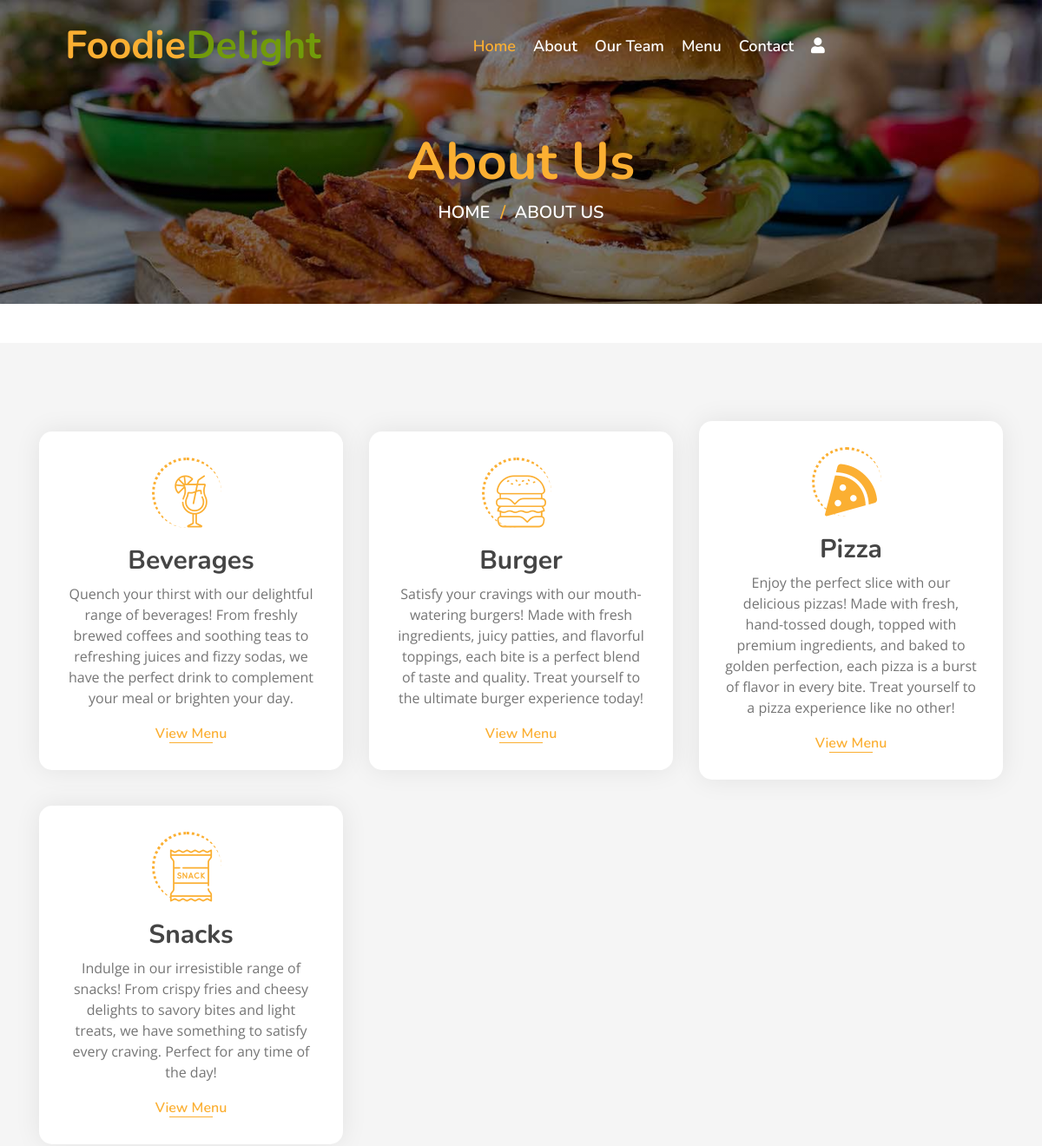
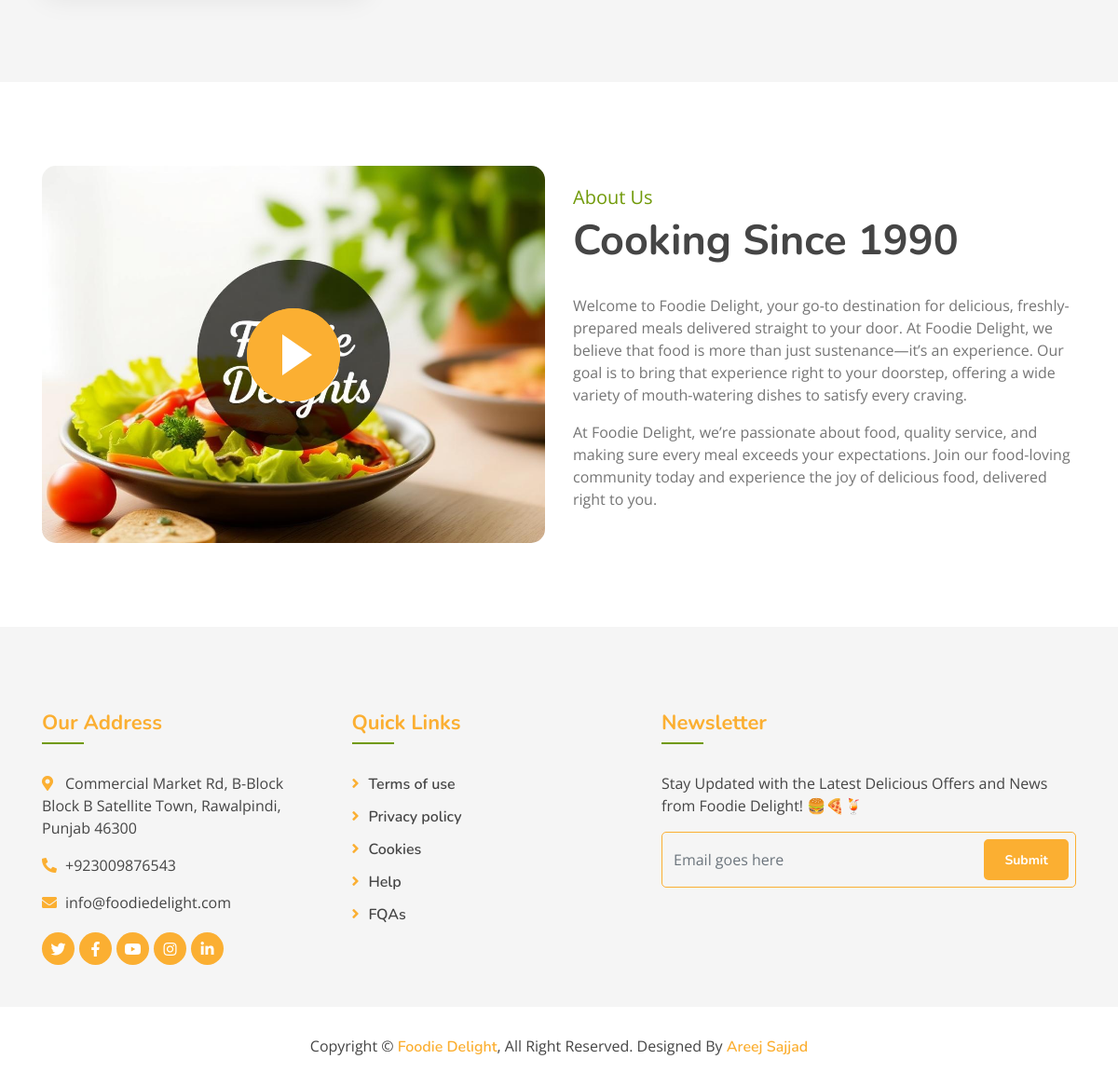
The page /about/ on the database its author committed (2 pictures, top to bottom).
### myapp/models.py (models this page shows, shortened)
class Category(models.Model):
    name = models.CharField(max_length=100, unique=True)
    image = models.ImageField(upload_to="categories/%Y/%m/%d")
    icon = models.CharField(max_length=50, blank=True)
    description = models.TextField()
    added_on = models.DateTimeField(auto_now_add=True)
    updated_on = models.DateTimeField(auto_now=True)

### myapp/views.py (the view)
# urls.py: path('about/',views.about,name="about"),
def about(request):
    context ={}
    cats = Category.objects.all().order_by('name')
    context['categories'] = cats
    dishes = []
    for cat in cats:
        dishes.append({
            'cat_id':cat.id,
            'cat_name':cat.name,
            'cat_img':cat.image,
            'items':list(cat.dish_set.all().values())
        })
    context['menu'] = dishes
    return render(request,'about.html', context)

### template/about.html (shortened to what this page needs)
{% extends "base.html" %}
{% block content %}
{% load static %}
<div class="page-header mb-0">
    <div class="container">
        <div class="row">
            <div class="col-12">
                <h2>About Us</h2>
            </div>
            <div class="col-12">
                <a href="">Home</a>
                <a href="">About Us</a>
            </div>
        </div>
    </div>
</div>
        <div class="food">
            <div class="container">
                <div class="row align-items-center">
                    {% for cat in categories %}
                    <div class="col-md-4">
                        <div class="food-item">
                            <i class="{{cat.icon}}"></i>
                            <h2>{{cat.name}}</h2>
                            <p>
                                {{cat.description}}
                            </p>
                            <a href="{% url 'all_dishes' %}?q={{cat.id}}">View Menu</a>
                        </div>
                    </div>
                    {% endfor %}
                </div>
            </div>
        </div>
<div class="about">
    <div class="container">
        <div class="row align-items-center">
            <div class="col-lg-6">
                <div class="about-img">
                    <button type="button" class="btn-play" data-toggle="modal" data-src="F:\Sem 3\Python\Areeeeeeeej\foodZone\static\img\Foodie Delights Introduction.mp4" data-target="#videoModal">
                        <span></span>
                    </button>
                </div>
            </div>
            <div class="col-lg-6">
                <div class="about-content">
                    <div class="section-header">
                        <p>About Us</p>
                        <h2>Cooking Since 1990</h2>
                    </div>
                    <div class="about-text">
                        <p>
                        Welcome to Foodie Delight, your go-to destination for delicious, freshly-prepared meals delivered straight to your door.
                        At Foodie Delight, we believe that food is more than just sustenance—it’s an experience. Our goal is to bring that
                        experience right to your doorstep, offering a wide variety of mouth-watering dishes to satisfy every craving.
                        </p>
                        <p>
                        At Foodie Delight, we’re passionate about food, quality service, and making sure every meal exceeds your expectations.
                        Join our food-loving community today and experience the joy of delicious food, delivered right to you.
                        </p>
                    </div>
                </div>
            </div>
        </div>
    </div>
</div>
{% endblock %}

### static/css/style.css (style rules this page uses)
body { color: #757575; background: #ffffff; font-family: 'open sans', sans-serif; }
h1, h2, h3, h4, h5, h6 { color: #454545; font-family: 'Nunito', sans-serif; }
a { font-family: 'Nunito', sans-serif; font-weight: 600; color: #fbaf32; transition: .3s; }
[class^="flaticon-"]:before, [class*=" flaticon-"]:before, [class^="flaticon-"]:after, [class*=" flaticon-"]:after { font-size: inherit; margin-left: 0; }
.page-header { position: relative; margin-bottom: 45px; padding: 150px 0 90px 0; text-align: center; background: linear-gradient(rgba(0, 0, 0, .5), rgba(0, 0, 0, .5)), url(../img/page-header.jpg); background-position: center; background-repeat: no-repeat; background-size: cover; }
.page-header h2 { position: relative; color: #fbaf32; font-size: 60px; font-weight: 700; }
.page-header a { position: relative; padding: 0 12px; font-size: 20px; text-transform: uppercase; color: #ffffff; }
.page-header a::after { position: absolute; content: "/"; width: 8px; height: 8px; top: -1px; right: -7px; text-align: center; color: #fbaf32; }
.page-header a:last-child::after { display: none; }
.section-header { position: relative; margin-bottom: 45px; }
.section-header p { color: #719a0a; margin-bottom: 5px; position: relative; font-size: 20px; }
.section-header h2 { margin: 0; position: relative; font-size: 45px; font-weight: 700; }
.food { position: relative; width: 100%; padding: 90px 0 60px 0; margin: 45px 0; background: rgba(0, 0, 0, .04); }
.food .food-item { position: relative; width: 100%; margin-bottom: 30px; padding: 50px 30px 30px; text-align: center; background: #ffffff; border-radius: 15px; box-shadow: 0 0 30px rgba(0, 0, 0, .08); transition: .3s; }
.food .food-item i { position: relative; display: inline-block; color: #fbaf32; font-size: 60px; line-height: 60px; margin-bottom: 20px; transition: .3s; }
.food .food-item i::after { position: absolute; content: ""; width: calc(100% + 20px); height: calc(100% + 20px); top: -20px; left: -15px; border: 3px dotted #fbaf32; border-right: transparent; border-bottom: transparent; border-radius: 100px; transition: .3s; }
.food .food-item h2 { font-size: 30px; font-weight: 700; }
.food .food-item a { position: relative; font-size: 16px; }
.food .food-item a::after { position: absolute; content: ""; width: 50px; height: 1px; bottom: 0; left: calc(50% - 25px); background: #fbaf32; transition: .3s; }
.about { position: relative; width: 100%; padding: 45px 0; }
.about .section-header { margin-bottom: 30px; margin-left: 0; }
.about .about-img { position: relative; }
.about .btn-play { position: absolute; z-index: 1; top: 50%; left: 50%; transform: translateX(-50%) translateY(-50%); box-sizing: content-box; display: block; width: 32px; height: 44px; border-radius: 50%; border: none; outline: none; padding: 18px 20px 18px 28px; }
.about .btn-play:before { content: ""; position: absolute; z-index: 0; left: 50%; top: 50%; transform: translateX(-50%) translateY(-50%); display: block; width: 100px; height: 100px; background: #fbaf32; border-radius: 50%; animation: pulse-border 1500ms ease-out infinite; }
.about .btn-play:after { content: ""; position: absolute; z-index: 1; left: 50%; top: 50%; transform: translateX(-50%) translateY(-50%); display: block; width: 100px; height: 100px; background: #fbaf32; border-radius: 50%; transition: all 200ms; }
.about .btn-play span { display: block; position: relative; z-index: 3; width: 0; height: 0; border-left: 32px solid #ffffff; border-top: 22px solid transparent; border-bottom: 22px solid transparent; }
.about .about-content { position: relative; }
.about .about-text p { font-size: 16px; }

### rows shown on the page
Category: name "Beverages", description "Quench your thirst with our delightful range of beverages! From freshly brewed coffees and soothing teas to refreshing juices and fizzy sodas, we have the perfect drink to complement your meal or brighten your day."
Category: name "Burger", description "Satisfy your cravings with our mouth-watering burgers! Made with fresh ingredients, juicy patties, and flavorful toppings, each bite is a perfect blend of taste and quality. Treat yourself to the ultimate burger experience today!"
Category: name "Pizza", description "Enjoy the perfect slice with our delicious pizzas! Made with fresh, hand-tossed dough, topped with premium ingredients, and baked to golden perfection, each pizza is a burst of flavor in every bite. Treat yourself to a pizza experience like no other!"
Category: name "Snacks", description "Indulge in our irresistible range of snacks! From crispy fries and cheesy delights to savory bites and light treats, we have something to satisfy every craving. Perfect for any time of the day!"
